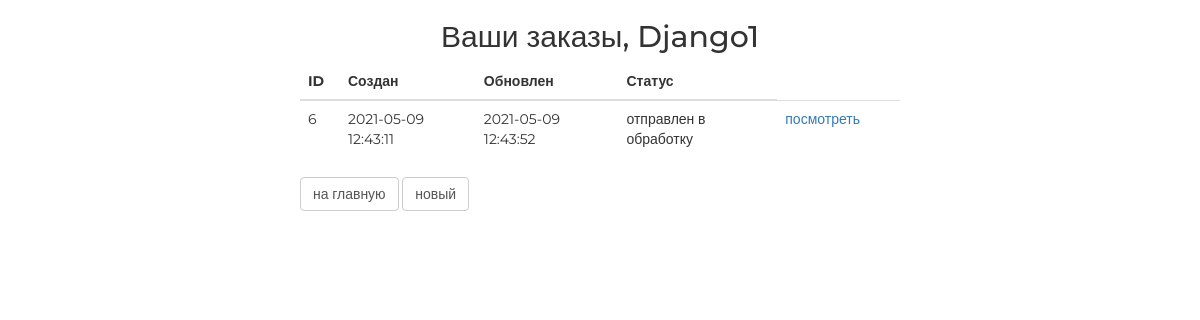
Page /order/ (signed in) on the committed database.
### authapp/models.py (models this page shows, shortened)
class ShopUser(AbstractUser):
    avatar = models.ImageField(upload_to='users_avatars', blank=True)
    age = models.PositiveSmallIntegerField(verbose_name='возраст', default=18)
    activation_key = models.CharField(max_length=128, blank=True)
    activation_key_expires = models.DateTimeField(auto_now_add=True, blank=True, null=True)

### ordersapp/models.py (models this page shows, shortened)
class Order(models.Model):
    FORMING = 'FM'
    SENT_TO_PROCEED = 'STP'
    PROCEEDED = 'PRD'
    PAID = 'PD'
    READY = 'RDY'
    CANCEL = 'CNC'
    ORDER_STATUS_CHOICES = (
        (FORMING, 'формируется'),
        (SENT_TO_PROCEED, 'отправлен в обработку'),
        (PAID, 'оплачен'),
        (PROCEEDED, 'обрабатывается'),
        (READY, 'готов к выдаче'),
        (CANCEL, 'отменен'),
    )
    user = models.ForeignKey(settings.AUTH_USER_MODEL, on_delete=models.CASCADE)
    created = models.DateTimeField(verbose_name='создан', auto_now_add=True)
    updated = models.DateTimeField(verbose_name='изменён', auto_now=True)
    status = models.CharField(verbose_name='статус', max_length=3, choices=ORDER_STATUS_CHOICES, default=FORMING)
    is_active = models.BooleanField(db_index=True, verbose_name='активен', default=True)
    class Meta:
        ordering = ('-created',)
        verbose_name = 'заказ'
        verbose_name_plural = 'заказы'

### ordersapp/views.py (the view)
# urls.py: path('', ordersapp.OrderListView.as_view(), name='orders_list'),
class OrderListView(ListView):
    model = Order
    def get_queryset(self):
        return Order.objects.filter(user=self.request.user).select_related()

### basketapp/models.py (called while the page is built)
    @staticmethod
    def get_items(user):
        return user.basket.select_related().order_by('product__category')

### mainapp/context_processors.py (called while the page is built)
def basket(request):
    basket_list = []
    if request.user.is_authenticated:
        basket_list = Basket.get_items(request.user)
    return {
        'basket': basket_list
    }

### ordersapp/templates/ordersapp/order_list.html (shortened to what this page needs)
{% extends 'ordersapp/base.html' %}
{% load static %}
{% block content %}
    <div class="h2 text-center head">
        Ваши заказы,
        {% if user.first_name %}
            {{ user.first_name|title }}
        {% else %}
            Пользователь
        {% endif %}
    </div>
    <table class="table orders_list">
        <thead>
        <tr>
            <th>ID</th>
            <th>Создан</th>
            <th>Обновлен</th>
            <th>Статус</th>
        </tr>
        </thead>
        <tbody>
        {% for item in object_list %}
            {% if item.is_active %}
                <tr>
                    <td class="td1 orders_list">{{ item.pk }}</td>
                    <td>{{ item.created|date:"Y-m-d H:i:s" }}</td>
                    <td>{{ item.updated|date:"Y-m-d H:i:s" }}</td>
                    <td>{{ item.get_status_display }}</td>
                    <td>
                        <a href="{% url 'ordersapp:orders_detail' item.pk %}">
                            посмотреть
                        </a>
                    </td>
                    <td>
                    </td>
                    <td>
                    </td>
                </tr>
            {% endif %}
        {% endfor %}
        </tbody>
    </table>
    <button class="btn btn-default btn-round">
        <a href="{% url 'main' %}">
            на главную
        </a>
    </button>
    <button class="btn btn-default btn-round">
        <a href="{% url 'ordersapp:orders_create' %}">
            новый
        </a>
    </button>
{% endblock %}

### static/css/style.css (style rules this page uses)
* { margin: 0; padding: 0; }
.order_container button a { text-decoration: none; color: #555; }
.table.orders_list { min-width: 600px; }
.td1.orders_list { width: 40px; }
body { font-family: 'Montserrat', sans-serif; }
html, body { height: 100%; }
table { width: 100%; }
td:first-child { width: 235px; }

### rows in the picture
ShopUser: first_name "Django1"
Order: pk "6", created "2021-05-09 12:43:11", updated "2021-05-09 12:43:52", status "отправлен в обработку"
